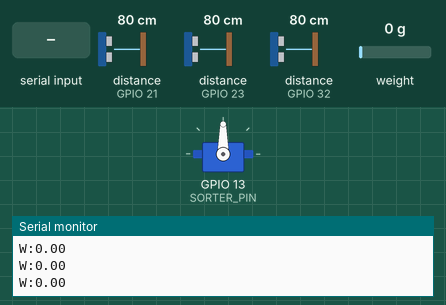
This sketch was run on a simulated ESP32. Shown: servo, the last lines printed to the serial monitor. Wiring (inferred from the names in the program): 3 × ultrasonic range finder: trigger GPIO 5, echo GPIO 32 / trigger GPIO 19, echo GPIO 21 / trigger GPIO 22, echo GPIO 23. Inputs (shaded band) come from the test bench; at power-on: distance to the obstacle (sensors on GPIO 21, GPIO 23, GPIO 32) 80 cm, weight on the scale 0 g. The echo pulse lasts 58.3 µs per cm.

Above: at 2.3 s.
2.4 s: "1\n" received over Serial
At 2.8 s:
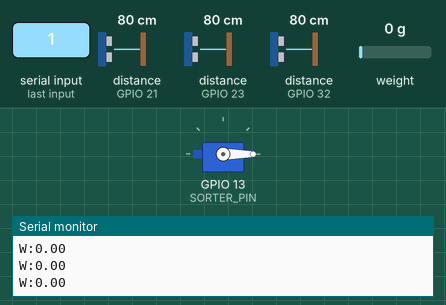
4.7 s: "3\n" received over Serial
At 5.3 s:
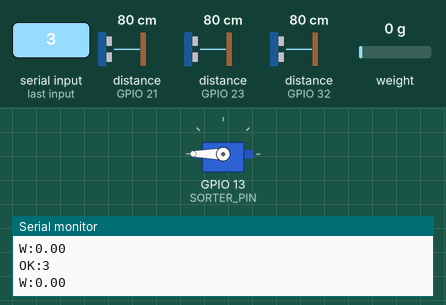
Timing chart, 0 to 7.7 s (numbered marks = the images above; inputs shaded):
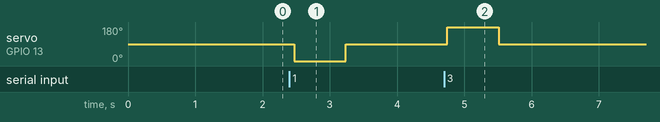

The sketch:

ecoreward_bin.ino
```cpp
// ECOReward Bin — ESP32 firmware for the kiosk protocol (README "ESP32 protocol", firmware/README.md).
//
// app.py -> ESP32:  P ping · T tare · 1/2/3 sort into Biodegradable / Recyclable / Residual
// ESP32 -> app.py:  READY · PONG · W:<g> every 200 ms · OK:<n> · DONE:<n>:<g> · JAM:<n> · FILL:<b>,<r>,<s> · ERR:<text>
// Libraries: "HX711 Arduino Library" (bogde) and "ESP32Servo". Board: ESP32 Dev Module, 115200 baud.

#include <ESP32Servo.h>
#include "HX711.h"

// ── hardware (adjust to your build) ──────────────────────────────────────────
const int   LOADCELL_DOUT_PIN  = 16;
const int   LOADCELL_SCK_PIN   = 4;
const float CALIBRATION_FACTOR = 2280.0;

const int SORTER_PIN       = 13;
const int HOME_ANGLE       = 90;
const int BIN_ANGLE[3]     = {0, 90, 180};       // bins 1 Biodegradable, 2 Recyclable, 3 Residual

// 3x HC-SR04 Ultrasonic Fill Sensors
const bool HAS_FILL_SENSORS = true;               // Enabled for 3x HC-SR04 sensors
const int  TRIG_PIN[3]      = {5, 19, 22};       // TRIG: Bin 1 (Bio), Bin 2 (Recyc), Bin 3 (Resid)
const int  ECHO_PIN[3]      = {32, 21, 23};      // ECHO: Bin 1 (Bio), Bin 2 (Recyc), Bin 3 (Resid)

const float BIN_EMPTY_CM    = 30.0;              // Distance (cm) when bin is empty (0%)
const float BIN_FULL_CM     = 5.0;               // Distance (cm) when trash reaches top (100%)
const int   FILL_STEP       = 3;                 // Fallback estimated % added per drop if HAS_FILL_SENSORS is false

// ── timing ───────────────────────────────────────────────────────────────────
const unsigned long WEIGHT_EVERY_MS = 200;
const unsigned long SETTLE_MS       = 500;       // servo travel time before OK:<n>
const unsigned long JAM_TIMEOUT_MS  = 4000;      // weight must drop within 4 s of OK
const float         EMPTY_BELOW_G   = 2.0;

HX711 scale;
Servo sorter;
bool scaleOk = false;
float grams = 0;
int fill[3] = {0, 0, 0};

enum Step { IDLE, MOVING, WAITING_DROP };
Step step = IDLE;
int bin = 0;                                      // 1..3 while sorting
float gramsBefore = 0;
unsigned long stepStart = 0, lastWeight = 0;
String line;

void sendFill() {
  Serial.printf("FILL:%d,%d,%d\n", fill[0], fill[1], fill[2]);
}

// Measure distance using HC-SR04 ultrasonic sensor
float getUltrasonicDistanceCM(int trigPin, int echoPin) {
  digitalWrite(trigPin, LOW);
  delayMicroseconds(2);
  digitalWrite(trigPin, HIGH);
  delayMicroseconds(10);
  digitalWrite(trigPin, LOW);

  long duration = pulseIn(echoPin, HIGH, 30000); // 30ms timeout (~5m max)
  if (duration == 0) return -1.0;                 // Timeout/no reading
  return (duration * 0.0343) / 2.0;
}

// Read all 3 HC-SR04 sensors and map distance (cm) to fill level (0 - 100%)
void readFillSensors() {
  if (!HAS_FILL_SENSORS) return;

  for (int i = 0; i < 3; i++) {
    float dist = getUltrasonicDistanceCM(TRIG_PIN[i], ECHO_PIN[i]);
    delay(50); // Short delay to prevent ultrasonic echo crosstalk between bins

    if (dist > 0) {
      dist = constrain(dist, BIN_FULL_CM, BIN_EMPTY_CM);
      fill[i] = (int)map(dist * 10, BIN_EMPTY_CM * 10, BIN_FULL_CM * 10, 0, 100);
    }
  }
}

void startSort(int n) {
  if (step != IDLE) {                             // one sort at a time
    Serial.println("ERR:busy");
    return;
  }
  bin = n;
  gramsBefore = grams;
  sorter.write(BIN_ANGLE[n - 1]);
  step = MOVING;
  stepStart = millis();
}

void handle(String cmd) {
  cmd.trim();
  if (cmd.length() == 0) return;
  if (cmd == "P") Serial.println("PONG");
  else if (cmd == "T") { if (scaleOk) scale.tare(5); }
  else if (cmd == "1" || cmd == "2" || cmd == "3") startSort(cmd.toInt());
  else Serial.println("ERR:unknown command");
}

void readCommands() {                             // non-blocking line reader
  while (Serial.available()) {
    char c = Serial.read();
    if (c == '\n' || c == '\r') {
      handle(line);
      line = "";
    } else if (line.length() < 32) {
      line += c;
    }
  }
}

void updateWeight() {                             // only reads when the HX711 has a new sample
  if (scaleOk && scale.is_ready()) grams = scale.get_units(1);
}

void runSort() {
  unsigned long t = millis() - stepStart;
  if (step == MOVING && t >= SETTLE_MS) {
    Serial.printf("OK:%d\n", bin);
    step = WAITING_DROP;
    stepStart = millis();
  } else if (step == WAITING_DROP) {
    if (grams < EMPTY_BELOW_G) {
      Serial.printf("DONE:%d:%.1f\n", bin, gramsBefore);
      if (HAS_FILL_SENSORS) readFillSensors();
      else fill[bin - 1] = min(100, fill[bin - 1] + FILL_STEP);
      sendFill();
      sorter.write(HOME_ANGLE);
      step = IDLE;
    } else if (t >= JAM_TIMEOUT_MS) {
      Serial.printf("JAM:%d\n", bin);
      sorter.write(HOME_ANGLE);
      step = IDLE;
    }
  }
}

void setup() {
  Serial.begin(115200);
  ESP32PWM::allocateTimer(0);
  sorter.setPeriodHertz(50);
  sorter.attach(SORTER_PIN, 500, 2400);
  sorter.write(HOME_ANGLE);

  // Initialize HC-SR04 sensor pins
  if (HAS_FILL_SENSORS) {
    for (int i = 0; i < 3; i++) {
      pinMode(TRIG_PIN[i], OUTPUT);
      pinMode(ECHO_PIN[i], INPUT);
    }
  }

  scale.begin(LOADCELL_DOUT_PIN, LOADCELL_SCK_PIN);
  scaleOk = scale.wait_ready_timeout(1000);
  if (scaleOk) {
    scale.set_scale(CALIBRATION_FACTOR);
    scale.tare(10);                               // the tray must be empty at power-up
  }
  readFillSensors();

  Serial.println("READY");
  if (!scaleOk) Serial.println("ERR:HX711 not found");   // keep answering PONG so the kiosk can show it
  sendFill();
}

void loop() {
  readCommands();
  updateWeight();
  runSort();
  if (millis() - lastWeight >= WEIGHT_EVERY_MS) {
    lastWeight = millis();
    Serial.printf("W:%.2f\n", grams);
  }
}
```

Measured:
- after the input at 2.4 s, servo on GPIO 13 (SORTER_PIN): 90° → 0° after 0.07 s, → 90° 0.77 s later
- after the input at 4.7 s, servo on GPIO 13 (SORTER_PIN): 90° → 180° at once, → 90° 0.77 s later
